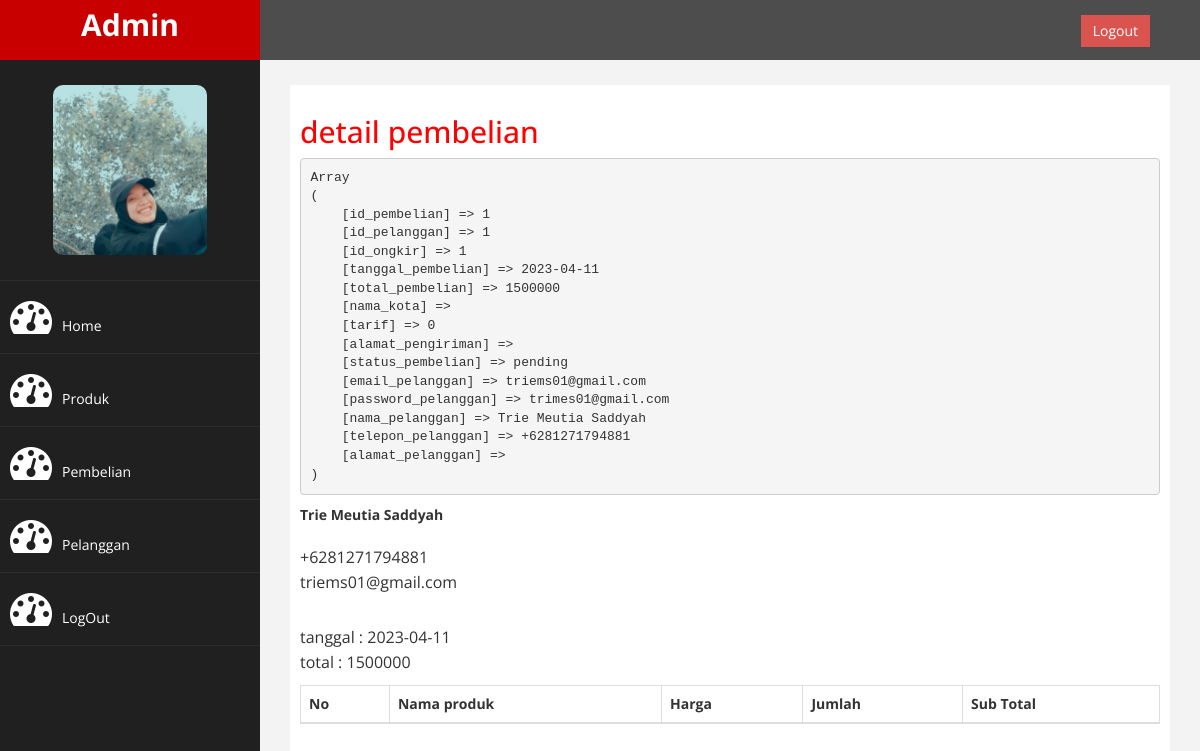
The app's page /admin/index.php?halaman=detail&id=1 (signed in) with its own data.
### tables this page shows
CREATE TABLE `pembelian` (
  `id_pembelian` int(11) NOT NULL,
  `id_pelanggan` int(11) NOT NULL,
  `id_ongkir` int(11) NOT NULL,
  `tanggal_pembelian` date NOT NULL,
  `total_pembelian` int(11) NOT NULL,
  `nama_kota` varchar(100) NOT NULL,
  `tarif` int(11) NOT NULL,
  `alamat_pengiriman` text NOT NULL,
  `status_pembelian` varchar(100) NOT NULL DEFAULT 'pending'
);

CREATE TABLE `pelanggan` (
  `id_pelanggan` int(11) NOT NULL,
  `email_pelanggan` varchar(100) NOT NULL,
  `password_pelanggan` varchar(50) NOT NULL,
  `nama_pelanggan` varchar(100) NOT NULL,
  `telepon_pelanggan` varchar(25) NOT NULL,
  `alamat_pelanggan` text NOT NULL
);

### admin/detail.php (the view, shortened to what this page needs)
<h2>detail pembelian</h2>
<?php
$ambil = $koneksi->query("SELECT * FROM pembelian JOIN pelanggan ON pembelian.id_pelanggan=pelanggan.id_pelanggan WHERE pembelian.id_pembelian='$_GET[id]'");
$detail = $ambil->fetch_assoc();
?>
<pre><?php print_r($detail); ?></pre>
<strong><?php echo $detail['nama_pelanggan']; ?></strong> <br>
<p>
    <?php echo $detail['telepon_pelanggan']; ?><br>
    <?php echo $detail['email_pelanggan']; ?>
</p>
<p>
    tanggal : <?php echo $detail['tanggal_pembelian']; ?><br>
    total : <?php echo $detail['total_pembelian']; ?>
</p>
<table class="table table-bordered">
    <thead>
        <tr>
            <th>No</th>
            <th>Nama produk</th>
            <th>Harga</th>
            <th>Jumlah</th>
            <th>Sub Total</th>
        </tr>
    </thead>
</table>

### admin/assets/css/custom.css (style rules this page uses)
body { font-family: 'Open Sans', sans-serif; }
h2 { color: #f00; }
p { font-size:16px; line-height:25px; padding-top:20px; }

### records on screen
pembelian: id_pelanggan.nama_pelanggan "Trie Meutia Saddyah", id_pelanggan.telepon_pelanggan "+6281271794881", id_pelanggan.email_pelanggan "triems01@gmail.com", tanggal_pembelian "2023-04-11", total_pembelian "1500000"
